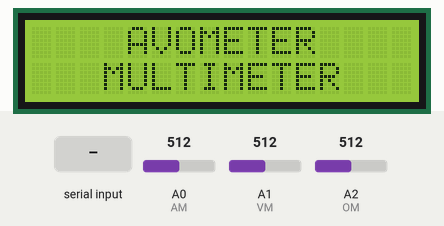
Simulated run of this sketch. Board: Arduino Uno, built with avr-gcc and run on an emulated ATmega328P. Shown: 16×2 character LCD. Inputs (shaded band) come from the test bench; at power-on: A0 (AM) = 512, A1 (VM) = 512, A2 (OM) = 512. What the sketch prints to the serial monitor is not drawn.

Above: at 1.2 s.
1.3 s: "a" received over Serial
At 2.1 s:
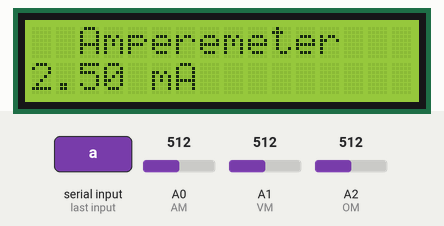
2.8 s: "v" received over Serial
At 3.2 s:
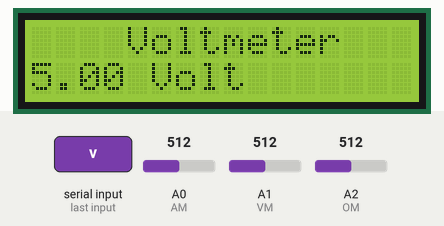
4.3 s: "o" received over Serial
At 5.5 s:
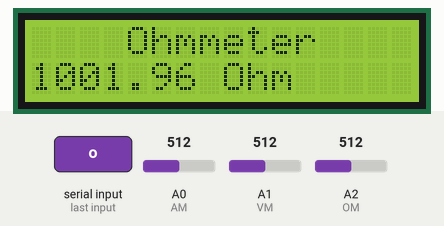
5.8 s: "s" received over Serial
At 6.3 s:
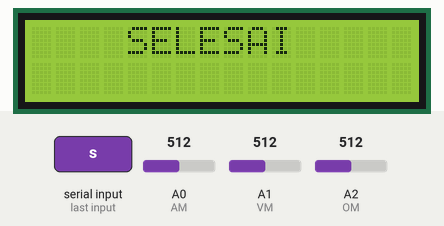
Timing chart, 0 to 8.3 s (numbered marks = the images above; inputs shaded):
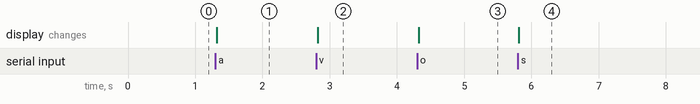

The sketch:

Multimeter-Digital.ino
```cpp
#include <Adafruit_LiquidCrystal.h>
Adafruit_LiquidCrystal lcd(0);

int AM = A0; // Amperemeter
int VM = A1; // Voltmeter
int OM = A2; // Ohmmeter

void setup()
{
  pinMode(AM,INPUT);
  pinMode(VM,INPUT);
  pinMode(OM,INPUT);

  Serial.begin(9600);
  Serial.println("AVOMETER (Multimeter Digital)");
  lcd.begin(16, 2);
  lcd.setCursor(4,0);
  lcd.print("AVOMETER");
  lcd.setCursor(3,1);
  lcd.print("MULTIMETER");
}

float Amperemeter(){
  float RA = 1000;				// Resistor Sensor Amperemeter
  float ADC_I = analogRead(AM); // Baca nilai analog
  float VadcI = 5*ADC_I/1023; 	// Voltase ADC
  float I_ukur = VadcI/RA; 		// Arus dalam ampere
  float I_mili = I_ukur * 1000; // diubah ke mA
  return I_mili;
}
float Voltmeter(){
  float RV1 = 1000;			// Resistor 1 Voltmeter
  float RV2 = 1000;				// Resistor 2 Voltmeter
  float ADC_V = analogRead(VM);	// Baca nilai analog
  float VadcV = 5*ADC_V/1023;	// Voltase ADC
  float V_ukur = VadcV*(RV1+RV2)/RV2;// Tegangan terukur
  return V_ukur;
}

float Ohmmeter(){
  float Vcc = 5;				// Tegangan VCC
  float RO = 1000;				// Resistor Sensor Ohmmeter
  float ADC_O = analogRead(OM);	// Baca nilai Analog
  float VadcO = 5*ADC_O/1023;	// Voltase AdC
  float buffer =(Vcc/VadcO - 1);// Tegangan Buffer
  float R_uji = RO/buffer;		// Hambatan Resistor Uji
  return R_uji;
}

void loop(){
  float I_mili = Amperemeter();
  float V_ukur = Voltmeter();
  float R_uji = Ohmmeter();

  //Kontrol Serial Monitor
  if (Serial.available()>0){
    int baca = Serial.read();
    if (baca == 'a'){
      lcd.clear();
      lcd.setCursor(2,0);
      lcd.print("Amperemeter");
      lcd.setCursor(0,1);
      lcd.print(I_mili);
      lcd.print(" mA");

      Serial.println("-----Amperemeter-----");
      Serial.print("Arus = ");
      Serial.print(I_mili);
      Serial.println(" mA");


    }else if (baca == 'v'){
      lcd.clear();
      lcd.setCursor(4,0);
      lcd.print("Voltmeter");
      lcd.setCursor(0,1);
      lcd.print(V_ukur);
      lcd.print(" Volt");

      Serial.println("-----Voltmeter-----");
      Serial.print("Tegangan = ");
      Serial.print(V_ukur);
      Serial.println(" Volt");

    }else if (baca == 'o'){
      lcd.clear();
      lcd.setCursor(4,0);
      lcd.print("Ohmmeter");
      lcd.setCursor(0,1);
      lcd.print(R_uji);
      lcd.print(" Ohm");

      Serial.println("-----Ohmmeter-----");
      Serial.print("Resistansi = ");
      Serial.print(R_uji);
      Serial.println(" Ohm");

    }else if (baca == 's'){
      lcd.clear();
      lcd.setCursor(4,0);
      lcd.print("SELESAI");
      Serial.println("-----SELESAI-----");
      //while(1);
    }
  }
}
```

Measured:
- after the input at 1.3 s, the display: changes at once (image 1)
- after the input at 2.8 s, the display: changes at once (image 2)
- after the input at 4.3 s, the display: changes at once (image 3)
- after the input at 5.8 s, the display: changes at once (image 4)
